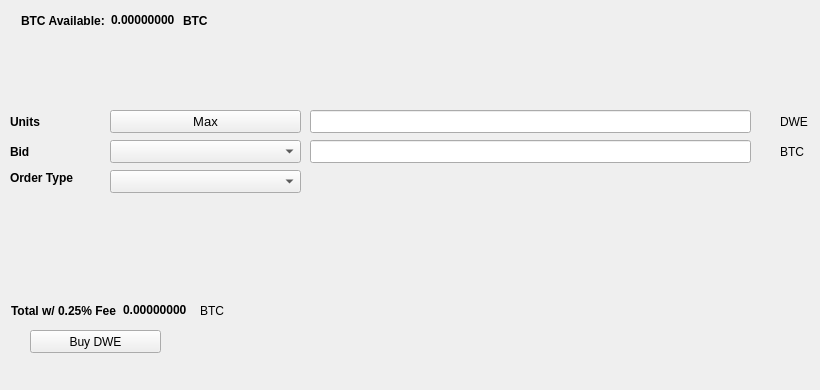
   <widget class="QWidget" name="BuyTab">
    <attribute name="title">
     <string>Buy</string>
    </attribute>
    <widget class="QPushButton" name="BuyDWE">
     <property name="geometry">
      <rect>
       <x>30</x>
       <y>330</y>
       <width>131</width>
       <height>23</height>
      </rect>
     </property>
     <property name="text">
      <string>Buy DWE</string>
     </property>
     <property name="icon">
      <iconset resource="../dwe.qrc">
       <normaloff>:/icons/bitcoin</normaloff>:/icons/bitcoin</iconset>
     </property>
    </widget>
    <widget class="QLabel" name="label_3">
     <property name="geometry">
      <rect>
       <x>10</x>
       <y>110</y>
       <width>46</width>
       <height>23</height>
      </rect>
     </property>
     <property name="font">
      <font>
       <weight>75</weight>
       <bold>true</bold>
      </font>
     </property>
     <property name="text">
      <string>Units</string>
     </property>
    </widget>
    <widget class="QLineEdit" name="UnitsInput">
     <property name="geometry">
      <rect>
       <x>310</x>
       <y>110</y>
       <width>441</width>
       <height>23</height>
      </rect>
     </property>
     <property name="font">
      <font>
       <pointsize>9</pointsize>
       <weight>75</weight>
       <bold>true</bold>
      </font>
     </property>
    </widget>
    <widget class="QLineEdit" name="BuyBidPriceEdit">
     <property name="geometry">
      <rect>
       <x>310</x>
       <y>140</y>
       <width>441</width>
       <height>23</height>
      </rect>
     </property>
     <property name="font">
      <font>
       <pointsize>9</pointsize>
       <weight>75</weight>
       <bold>true</bold>
      </font>
     </property>
    </widget>
    <widget class="QLabel" name="label_4">
     <property name="geometry">
      <rect>
       <x>780</x>
       <y>110</y>
       <width>31</width>
       <height>23</height>
      </rect>
     </property>
     <property name="text">
      <string>DWE</string>
     </property>
    </widget>
    <widget class="QLabel" name="label_5">
     <property name="geometry">
      <rect>
       <x>780</x>
       <y>140</y>
       <width>31</width>
       <height>23</height>
      </rect>
     </property>
     <property name="text">
      <string>BTC</string>
     </property>
    </widget>
    <widget class="QLabel" name="label_6">
     <property name="geometry">
      <rect>
       <x>10</x>
       <y>140</y>
       <width>46</width>
       <height>23</height>
      </rect>
     </property>
     <property name="font">
      <font>
       <weight>75</weight>
       <bold>true</bold>
      </font>
     </property>
     <property name="text">
      <string>Bid</string>
     </property>
    </widget>
    <widget class="QLabel" name="label_7">
     <property name="geometry">
      <rect>
       <x>10</x>
       <y>170</y>
       <width>91</width>
       <height>16</height>
      </rect>
     </property>
     <property name="font">
      <font>
       <weight>75</weight>
       <bold>true</bold>
      </font>
     </property>
     <property name="text">
      <string>Order Type</string>
     </property>
    </widget>
    <widget class="QPushButton" name="Buy_Max_Amount">
     <property name="geometry">
      <rect>
       <x>110</x>
       <y>110</y>
       <width>191</width>
       <height>23</height>
      </rect>
     </property>
     <property name="font">
      <font>
       <pointsize>10</pointsize>
      </font>
     </property>
     <property name="text">
      <string>Max</string>
     </property>
    </widget>
    <widget class="QComboBox" name="BuyBidcomboBox">
     <property name="geometry">
      <rect>
       <x>110</x>
       <y>140</y>
       <width>191</width>
       <height>23</height>
      </rect>
     </property>
     <property name="font">
      <font>
       <pointsize>10</pointsize>
      </font>
     </property>
    </widget>
    <widget class="QComboBox" name="buyOrdertypeCombo">
     <property name="geometry">
      <rect>
       <x>110</x>
       <y>170</y>
       <width>191</width>
       <height>23</height>
      </rect>
     </property>
     <property name="font">
      <font>
       <pointsize>10</pointsize>
      </font>
     </property>
    </widget>
    <widget class="QWidget" name="layoutWidget1">
     <property name="geometry">
      <rect>
       <x>21</x>
       <y>11</y>
       <width>227</width>
       <height>19</height>
      </rect>
     </property>
     <layout class="QHBoxLayout" name="horizontalLayout_3">
      <item>
       <widget class="QLabel" name="label232">
        <property name="font">
         <font>
          <weight>75</weight>
          <bold>true</bold>
         </font>
        </property>
        <property name="text">
         <string>BTC Available:</string>
        </property>
       </widget>
      </item>
      <item>
       <widget class="QLabel" name="BtcAvailableLbl">
        <property name="palette">
         <palette>
          <active>
           <colorrole role="WindowText">
            <brush brushstyle="SolidPattern">
             <color alpha="255">
              <red>0</red>
              <green>0</green>
              <blue>0</blue>
             </color>
            </brush>
           </colorrole>
           <colorrole role="Button">
            <brush brushstyle="SolidPattern">
             <color alpha="255">
              <red>0</red>
              <green>170</green>
              <blue>0</blue>
             </color>
            </brush>
           </colorrole>
           <colorrole role="Light">
            <brush brushstyle="SolidPattern">
             <color alpha="255">
              <red>0</red>
              <green>255</green>
              <blue>0</blue>
             </color>
            </brush>
           </colorrole>
           <colorrole role="Midlight">
            <brush brushstyle="SolidPattern">
             <color alpha="255">
              <red>0</red>
              <green>212</green>
              <blue>0</blue>
             </color>
            </brush>
           </colorrole>
           <colorrole role="Dark">
            <brush brushstyle="SolidPattern">
             <color alpha="255">
              <red>0</red>
              <green>85</green>
              <blue>0</blue>
             </color>
            </brush>
           </colorrole>
           <colorrole role="Mid">
            <brush brushstyle="SolidPattern">
             <color alpha="255">
              <red>0</red>
              <green>113</green>
              <blue>0</blue>
             </color>
            </brush>
           </colorrole>
           <colorrole role="Text">
            <brush brushstyle="SolidPattern">
             <color alpha="255">
              <red>0</red>
              <green>170</green>
              <blue>0</blue>
             </color>
            </brush>
           </colorrole>
           <colorrole role="BrightText">
            <brush brushstyle="SolidPattern">
             <color alpha="255">
              <red>255</red>
              <green>255</green>
              <blue>255</blue>
             </color>
            </brush>
           </colorrole>
           <colorrole role="ButtonText">
            <brush brushstyle="SolidPattern">
             <color alpha="255">
              <red>0</red>
              <green>0</green>
              <blue>0</blue>
             </color>
            </brush>
           </colorrole>
           <colorrole role="Base">
            <brush brushstyle="SolidPattern">
             <color alpha="255">
              <red>255</red>
              <green>255</green>
              <blue>255</blue>
             </color>
            </brush>
           </colorrole>
           <colorrole role="Window">
            <brush brushstyle="SolidPattern">
             <color alpha="255">
              <red>0</red>
              <green>170</green>
              <blue>0</blue>
             </color>
            </brush>
           </colorrole>
           <colorrole role="Shadow">
            <brush brushstyle="SolidPattern">
             <color alpha="255">
              <red>0</red>
              <green>0</green>
              <blue>0</blue>
             </color>
            </brush>
           </colorrole>
           <colorrole role="AlternateBase">
            <brush brushstyle="SolidPattern">
             <color alpha="255">
              <red>127</red>
              <green>212</green>
              <blue>127</blue>
             </color>
            </brush>
           </colorrole>
           <colorrole role="ToolTipBase">
            <brush brushstyle="SolidPattern">
             <color alpha="255">
              <red>255</red>
              <green>255</green>
              <blue>220</blue>
             </color>
            </brush>
           </colorrole>
           <colorrole role="ToolTipText">
            <brush brushstyle="SolidPattern">
             <color alpha="255">
              <red>0</red>
              <green>0</green>
              <blue>0</blue>
             </color>
            </brush>
           </colorrole>
          </active>
          <inactive>
           <colorrole role="WindowText">
            <brush brushstyle="SolidPattern">
             <color alpha="255">
              <red>0</red>
              <green>0</green>
              <blue>0</blue>
             </color>
            </brush>
           </colorrole>
           <colorrole role="Button">
            <brush brushstyle="SolidPattern">
             <color alpha="255">
              <red>0</red>
              <green>170</green>
              <blue>0</blue>
             </color>
            </brush>
           </colorrole>
           <colorrole role="Light">
            <brush brushstyle="SolidPattern">
             <color alpha="255">
              <red>0</red>
              <green>255</green>
              <blue>0</blue>
             </color>
            </brush>
           </colorrole>
           <colorrole role="Midlight">
            <brush brushstyle="SolidPattern">
             <color alpha="255">
              <red>0</red>
              <green>212</green>
              <blue>0</blue>
             </color>
            </brush>
           </colorrole>
           <colorrole role="Dark">
            <brush brushstyle="SolidPattern">
             <color alpha="255">
              <red>0</red>
              <green>85</green>
              <blue>0</blue>
             </color>
            </brush>
           </colorrole>
           <colorrole role="Mid">
            <brush brushstyle="SolidPattern">
             <color alpha="255">
              <red>0</red>
              <green>113</green>
              <blue>0</blue>
             </color>
            </brush>
           </colorrole>
           <colorrole role="Text">
            <brush brushstyle="SolidPattern">
             <color alpha="255">
              <red>0</red>
              <green>170</green>
              <blue>0</blue>
             </color>
            </brush>
           </colorrole>
           <colorrole role="BrightText">
            <brush brushstyle="SolidPattern">
             <color alpha="255">
              <red>255</red>
              <green>255</green>
              <blue>255</blue>
             </color>
            </brush>
           </colorrole>
           <colorrole role="ButtonText">
            <brush brushstyle="SolidPattern">
             <color alpha="255">
              <red>0</red>
              <green>0</green>
              <blue>0</blue>
             </color>
            </brush>
           </colorrole>
           <colorrole role="Base">
            <brush brushstyle="SolidPattern">
             <color alpha="255">
              <red>255</red>
              <green>255</green>
              <blue>255</blue>
             </color>
            </brush>
           </colorrole>
           <colorrole role="Window">
            <brush brushstyle="SolidPattern">
             <color alpha="255">
              <red>0</red>
              <green>170</green>
              <blue>0</blue>
             </color>
            </brush>
           </colorrole>
           <colorrole role="Shadow">
            <brush brushstyle="SolidPattern">
             <color alpha="255">
              <red>0</red>
              <green>0</green>
              <blue>0</blue>
             </color>
            </brush>
           </colorrole>
           <colorrole role="AlternateBase">
            <brush brushstyle="SolidPattern">
             <color alpha="255">
              <red>127</red>
              <green>212</green>
              <blue>127</blue>
             </color>
            </brush>
           </colorrole>
           <colorrole role="ToolTipBase">
            <brush brushstyle="SolidPattern">
             <color alpha="255">
              <red>255</red>
              <green>255</green>
              <blue>220</blue>
             </color>
            </brush>
           </colorrole>
           <colorrole role="ToolTipText">
            <brush brushstyle="SolidPattern">
             <color alpha="255">
              <red>0</red>
              <green>0</green>
              <blue>0</blue>
             </color>
            </brush>
           </colorrole>
          </inactive>
          <disabled>
           <colorrole role="WindowText">
            <brush brushstyle="SolidPattern">
             <color alpha="255">
              <red>0</red>
              <green>85</green>
              <blue>0</blue>
             </color>
            </brush>
           </colorrole>
           <colorrole role="Button">
            <brush brushstyle="SolidPattern">
             <color alpha="255">
              <red>0</red>
              <green>170</green>
              <blue>0</blue>
             </color>
            </brush>
           </colorrole>
           <colorrole role="Light">
            <brush brushstyle="SolidPattern">
             <color alpha="255">
              <red>0</red>
              <green>255</green>
              <blue>0</blue>
             </color>
            </brush>
           </colorrole>
           <colorrole role="Midlight">
            <brush brushstyle="SolidPattern">
             <color alpha="255">
              <red>0</red>
              <green>212</green>
              <blue>0</blue>
             </color>
            </brush>
           </colorrole>
           <colorrole role="Dark">
            <brush brushstyle="SolidPattern">
             <color alpha="255">
              <red>0</red>
              <green>85</green>
              <blue>0</blue>
             </color>
            </brush>
           </colorrole>
           <colorrole role="Mid">
            <brush brushstyle="SolidPattern">
             <color alpha="255">
              <red>0</red>
              <green>113</green>
              <blue>0</blue>
             </color>
            </brush>
           </colorrole>
           <colorrole role="Text">
            <brush brushstyle="SolidPattern">
             <color alpha="255">
              <red>0</red>
              <green>85</green>
              <blue>0</blue>
             </color>
            </brush>
           </colorrole>
           <colorrole role="BrightText">
            <brush brushstyle="SolidPattern">
             <color alpha="255">
              <red>255</red>
              <green>255</green>
              <blue>255</blue>
             </color>
            </brush>
           </colorrole>
           <colorrole role="ButtonText">
            <brush brushstyle="SolidPattern">
             <color alpha="255">
              <red>0</red>
              <green>85</green>
              <blue>0</blue>
             </color>
            </brush>
           </colorrole>
           <colorrole role="Base">
            <brush brushstyle="SolidPattern">
             <color alpha="255">
              <red>0</red>
              <green>170</green>
              <blue>0</blue>
             </color>
            </brush>
           </colorrole>
           <colorrole role="Window">
            <brush brushstyle="SolidPattern">
             <color alpha="255">
              <red>0</red>
              <green>170</green>
              <blue>0</blue>
             </color>
            </brush>
           </colorrole>
           <colorrole role="Shadow">
            <brush brushstyle="SolidPattern">
             <color alpha="255">
              <red>0</red>
              <green>0</green>
              <blue>0</blue>
             </color>
            </brush>
           </colorrole>
           <colorrole role="AlternateBase">
            <brush brushstyle="SolidPattern">
             <color alpha="255">
              <red>0</red>
              <green>170</green>
              <blue>0</blue>
             </color>
            </brush>
           </colorrole>
           <colorrole role="ToolTipBase">
            <brush brushstyle="SolidPattern">
             <color alpha="255">
              <red>255</red>
              <green>255</green>
              <blue>220</blue>
             </color>
            </brush>
           </colorrole>
           <colorrole role="ToolTipText">
            <brush brushstyle="SolidPattern">
             <color alpha="255">
              <red>0</red>
              <green>0</green>
              <blue>0</blue>
             </color>
            </brush>
           </colorrole>
          </disabled>
         </palette>
        </property>
        <property name="font">
         <font>
          <weight>75</weight>
          <bold>true</bold>
         </font>
        </property>
        <property name="text">
         <string>0.00000000</string>
        </property>
        <property name="textInteractionFlags">
         <set>Qt::LinksAccessibleByMouse|Qt::TextSelectableByKeyboard|Qt::TextSelectableByMouse</set>
        </property>
       </widget>
      </item>
      <item>
       <widget class="QLabel" name="BtcAvailableLbl_2">
        <property name="font">
         <font>
          <weight>75</weight>
          <bold>true</bold>
         </font>
        </property>
        <property name="text">
         <string>BTC</string>
        </property>
       </widget>
      </item>
     </layout>
    </widget>
    <widget class="QWidget" name="layoutWidge2">
     <property name="geometry">
      <rect>
       <x>11</x>
       <y>301</y>
       <width>259</width>
       <height>19</height>
      </rect>
     </property>
     <layout class="QHBoxLayout" name="horizontalLayout_4">
      <item>
       <widget class="QLabel" name="label_9">
        <property name="font">
         <font>
          <weight>75</weight>
          <bold>true</bold>
         </font>
        </property>
        <property name="text">
         <string>Total w/ 0.25% Fee</string>
        </property>
       </widget>
      </item>
      <item>
       <widget class="QLabel" name="BuyCostLabel">
        <property name="palette">
         <palette>
          <active>
           <colorrole role="WindowText">
            <brush brushstyle="SolidPattern">
             <color alpha="255">
              <red>0</red>
              <green>0</green>
              <blue>0</blue>
             </color>
            </brush>
           </colorrole>
           <colorrole role="Button">
            <brush brushstyle="SolidPattern">
             <color alpha="255">
              <red>0</red>
              <green>170</green>
              <blue>0</blue>
             </color>
            </brush>
           </colorrole>
           <colorrole role="Light">
            <brush brushstyle="SolidPattern">
             <color alpha="255">
              <red>0</red>
              <green>255</green>
              <blue>0</blue>
             </color>
            </brush>
           </colorrole>
           <colorrole role="Midlight">
            <brush brushstyle="SolidPattern">
             <color alpha="255">
              <red>0</red>
              <green>212</green>
              <blue>0</blue>
             </color>
            </brush>
           </colorrole>
           <colorrole role="Dark">
            <brush brushstyle="SolidPattern">
             <color alpha="255">
              <red>0</red>
              <green>85</green>
              <blue>0</blue>
             </color>
            </brush>
           </colorrole>
           <colorrole role="Mid">
            <brush brushstyle="SolidPattern">
             <color alpha="255">
              <red>0</red>
              <green>113</green>
              <blue>0</blue>
             </color>
            </brush>
           </colorrole>
           <colorrole role="Text">
            <brush brushstyle="SolidPattern">
             <color alpha="255">
              <red>0</red>
              <green>170</green>
              <blue>0</blue>
             </color>
            </brush>
           </colorrole>
           <colorrole role="BrightText">
            <brush brushstyle="SolidPattern">
             <color alpha="255">
              <red>255</red>
              <green>255</green>
              <blue>255</blue>
             </color>
            </brush>
           </colorrole>
           <colorrole role="ButtonText">
            <brush brushstyle="SolidPattern">
             <color alpha="255">
              <red>0</red>
              <green>0</green>
              <blue>0</blue>
             </color>
            </brush>
           </colorrole>
           <colorrole role="Base">
            <brush brushstyle="SolidPattern">
             <color alpha="255">
              <red>255</red>
              <green>255</green>
              <blue>255</blue>
             </color>
            </brush>
           </colorrole>
           <colorrole role="Window">
            <brush brushstyle="SolidPattern">
             <color alpha="255">
              <red>0</red>
              <green>170</green>
              <blue>0</blue>
             </color>
            </brush>
           </colorrole>
           <colorrole role="Shadow">
            <brush brushstyle="SolidPattern">
             <color alpha="255">
              <red>0</red>
              <green>0</green>
              <blue>0</blue>
             </color>
            </brush>
           </colorrole>
           <colorrole role="AlternateBase">
            <brush brushstyle="SolidPattern">
             <color alpha="255">
              <red>127</red>
              <green>212</green>
              <blue>127</blue>
             </color>
            </brush>
           </colorrole>
           <colorrole role="ToolTipBase">
            <brush brushstyle="SolidPattern">
             <color alpha="255">
              <red>255</red>
              <green>255</green>
              <blue>220</blue>
             </color>
            </brush>
           </colorrole>
           <colorrole role="ToolTipText">
            <brush brushstyle="SolidPattern">
             <color alpha="255">
              <red>0</red>
              <green>0</green>
              <blue>0</blue>
             </color>
            </brush>
           </colorrole>
          </active>
          <inactive>
           <colorrole role="WindowText">
            <brush brushstyle="SolidPattern">
             <color alpha="255">
              <red>0</red>
              <green>0</green>
              <blue>0</blue>
             </color>
            </brush>
           </colorrole>
           <colorrole role="Button">
            <brush brushstyle="SolidPattern">
             <color alpha="255">
              <red>0</red>
              <green>170</green>
              <blue>0</blue>
             </color>
            </brush>
           </colorrole>
           <colorrole role="Light">
            <brush brushstyle="SolidPattern">
             <color alpha="255">
              <red>0</red>
              <green>255</green>
              <blue>0</blue>
             </color>
            </brush>
           </colorrole>
           <colorrole role="Midlight">
            <brush brushstyle="SolidPattern">
             <color alpha="255">
              <red>0</red>
              <green>212</green>
              <blue>0</blue>
             </color>
            </brush>
           </colorrole>
           <colorrole role="Dark">
            <brush brushstyle="SolidPattern">
             <color alpha="255">
              <red>0</red>
              <green>85</green>
              <blue>0</blue>
             </color>
            </brush>
           </colorrole>
           <colorrole role="Mid">
            <brush brushstyle="SolidPattern">
             <color alpha="255">
              <red>0</red>
              <green>113</green>
              <blue>0</blue>
             </color>
            </brush>
           </colorrole>
           <colorrole role="Text">
            <brush brushstyle="SolidPattern">
             <color alpha="255">
              <red>0</red>
              <green>170</green>
              <blue>0</blue>
             </color>
            </brush>
           </colorrole>
           <colorrole role="BrightText">
            <brush brushstyle="SolidPattern">
             <color alpha="255">
              <red>255</red>
              <green>255</green>
              <blue>255</blue>
             </color>
            </brush>
           </colorrole>
           <colorrole role="ButtonText">
            <brush brushstyle="SolidPattern">
             <color alpha="255">
              <red>0</red>
              <green>0</green>
              <blue>0</blue>
             </color>
            </brush>
           </colorrole>
           <colorrole role="Base">
            <brush brushstyle="SolidPattern">
             <color alpha="255">
              <red>255</red>
              <green>255</green>
              <blue>255</blue>
             </color>
            </brush>
           </colorrole>
           <colorrole role="Window">
            <brush brushstyle="SolidPattern">
             <color alpha="255">
              <red>0</red>
              <green>170</green>
              <blue>0</blue>
             </color>
            </brush>
           </colorrole>
           <colorrole role="Shadow">
            <brush brushstyle="SolidPattern">
             <color alpha="255">
              <red>0</red>
              <green>0</green>
              <blue>0</blue>
             </color>
            </brush>
           </colorrole>
           <colorrole role="AlternateBase">
            <brush brushstyle="SolidPattern">
             <color alpha="255">
              <red>127</red>
              <green>212</green>
              <blue>127</blue>
             </color>
            </brush>
           </colorrole>
           <colorrole role="ToolTipBase">
            <brush brushstyle="SolidPattern">
             <color alpha="255">
              <red>255</red>
              <green>255</green>
              <blue>220</blue>
             </color>
            </brush>
           </colorrole>
           <colorrole role="ToolTipText">
            <brush brushstyle="SolidPattern">
             <color alpha="255">
              <red>0</red>
              <green>0</green>
              <blue>0</blue>
             </color>
            </brush>
           </colorrole>
          </inactive>
          <disabled>
           <colorrole role="WindowText">
            <brush brushstyle="SolidPattern">
             <color alpha="255">
              <red>0</red>
              <green>85</green>
              <blue>0</blue>
             </color>
            </brush>
           </colorrole>
           <colorrole role="Button">
            <brush brushstyle="SolidPattern">
             <color alpha="255">
              <red>0</red>
              <green>170</green>
              <blue>0</blue>
             </color>
            </brush>
           </colorrole>
           <colorrole role="Light">
            <brush brushstyle="SolidPattern">
             <color alpha="255">
              <red>0</red>
              <green>255</green>
              <blue>0</blue>
             </color>
            </brush>
           </colorrole>
           <colorrole role="Midlight">
            <brush brushstyle="SolidPattern">
             <color alpha="255">
              <red>0</red>
              <green>212</green>
              <blue>0</blue>
             </color>
            </brush>
           </colorrole>
           <colorrole role="Dark">
            <brush brushstyle="SolidPattern">
             <color alpha="255">
              <red>0</red>
              <green>85</green>
              <blue>0</blue>
             </color>
            </brush>
           </colorrole>
           <colorrole role="Mid">
            <brush brushstyle="SolidPattern">
             <color alpha="255">
              <red>0</red>
              <green>113</green>
              <blue>0</blue>
             </color>
            </brush>
           </colorrole>
           <colorrole role="Text">
            <brush brushstyle="SolidPattern">
             <color alpha="255">
              <red>0</red>
              <green>85</green>
              <blue>0</blue>
             </color>
            </brush>
           </colorrole>
           <colorrole role="BrightText">
            <brush brushstyle="SolidPattern">
             <color alpha="255">
              <red>255</red>
              <green>255</green>
              <blue>255</blue>
             </color>
            </brush>
           </colorrole>
           <colorrole role="ButtonText">
            <brush brushstyle="SolidPattern">
             <color alpha="255">
              <red>0</red>
              <green>85</green>
              <blue>0</blue>
             </color>
            </brush>
           </colorrole>
           <colorrole role="Base">
            <brush brushstyle="SolidPattern">
             <color alpha="255">
              <red>0</red>
              <green>170</green>
              <blue>0</blue>
             </color>
            </brush>
           </colorrole>
           <colorrole role="Window">
            <brush brushstyle="SolidPattern">
             <color alpha="255">
              <red>0</red>
              <green>170</green>
              <blue>0</blue>
             </color>
            </brush>
           </colorrole>
           <colorrole role="Shadow">
            <brush brushstyle="SolidPattern">
             <color alpha="255">
              <red>0</red>
              <green>0</green>
              <blue>0</blue>
             </color>
            </brush>
           </colorrole>
           <colorrole role="AlternateBase">
            <brush brushstyle="SolidPattern">
             <color alpha="255">
              <red>0</red>
              <green>170</green>
              <blue>0</blue>
             </color>
            </brush>
           </colorrole>
           <colorrole role="ToolTipBase">
            <brush brushstyle="SolidPattern">
             <color alpha="255">
              <red>255</red>
              <green>255</green>
              <blue>220</blue>
             </color>
            </brush>
           </colorrole>
           <colorrole role="ToolTipText">
            <brush brushstyle="SolidPattern">
             <color alpha="255">
              <red>0</red>
              <green>0</green>
              <blue>0</blue>
             </color>
            </brush>
           </colorrole>
          </disabled>
         </palette>
        </property>
        <property name="font">
         <font>
          <weight>75</weight>
          <bold>true</bold>
         </font>
        </property>
        <property name="autoFillBackground">
         <bool>false</bool>
        </property>
        <property name="text">
         <string>0.00000000</string>
        </property>
        <property name="textInteractionFlags">
         <set>Qt::LinksAccessibleByMouse|Qt::TextSelectableByMouse</set>
        </property>
       </widget>
      </item>
      <item>
       <widget class="QLabel" name="label_10">
        <property name="font">
         <font>
          <weight>50</weight>
          <bold>false</bold>
         </font>
        </property>
        <property name="text">
         <string>BTC</string>
        </property>
       </widget>
      </item>
     </layout>
    </widget>
    <widget class="QLabel" name="label_24">
     <property name="geometry">
      <rect>
       <x>460</x>
       <y>300</y>
       <width>281</width>
       <height>81</height>
      </rect>
     </property>
     <property name="text">
      <string/>
     </property>
     <property name="pixmap">
      <pixmap>:/images/bittrex</pixmap>
     </property>
    </widget>
   </widget>
